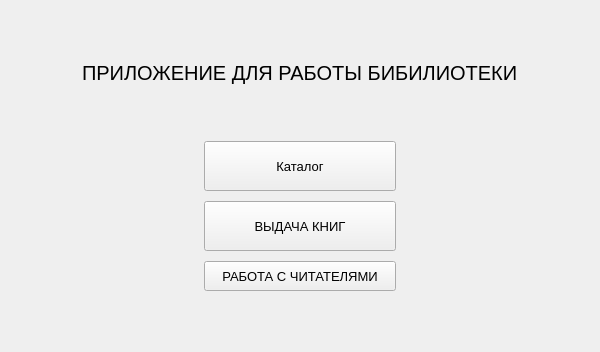
<?xml version="1.0" encoding="UTF-8"?>
<ui version="4.0">
 <class>Form</class>
 <widget class="QWidget" name="Form">
  <property name="geometry">
   <rect>
    <x>0</x>
    <y>0</y>
    <width>600</width>
    <height>352</height>
   </rect>
  </property>
  <property name="sizePolicy">
   <sizepolicy hsizetype="Minimum" vsizetype="Minimum">
    <horstretch>0</horstretch>
    <verstretch>0</verstretch>
   </sizepolicy>
  </property>
  <property name="windowTitle">
   <string>Form</string>
  </property>
  <property name="styleSheet">
   <string notr="true">#Form
{
border-image: url(:/newPrefix/wallpaper.png);
}</string>
  </property>
  <layout class="QHBoxLayout" name="horizontalLayout">
   <item>
    <layout class="QVBoxLayout" name="verticalLayout">
     <item>
      <spacer name="verticalSpacer_4">
       <property name="orientation">
        <enum>Qt::Vertical</enum>
       </property>
       <property name="sizeHint" stdset="0">
        <size>
         <width>20</width>
         <height>40</height>
        </size>
       </property>
      </spacer>
     </item>
     <item>
      <layout class="QHBoxLayout" name="horizontalLayout_2">
       <item>
        <spacer name="horizontalSpacer_2">
         <property name="orientation">
          <enum>Qt::Horizontal</enum>
         </property>
         <property name="sizeHint" stdset="0">
          <size>
           <width>40</width>
           <height>20</height>
          </size>
         </property>
        </spacer>
       </item>
       <item>
        <widget class="QLabel" name="label">
         <property name="font">
          <font>
           <pointsize>15</pointsize>
          </font>
         </property>
         <property name="styleSheet">
          <string notr="true"/>
         </property>
         <property name="text">
          <string>ПРИЛОЖЕНИЕ ДЛЯ РАБОТЫ БИБИЛИОТЕКИ</string>
         </property>
        </widget>
       </item>
       <item>
        <spacer name="horizontalSpacer">
         <property name="orientation">
          <enum>Qt::Horizontal</enum>
         </property>
         <property name="sizeHint" stdset="0">
          <size>
           <width>40</width>
           <height>20</height>
          </size>
         </property>
        </spacer>
       </item>
      </layout>
     </item>
     <item>
      <spacer name="verticalSpacer">
       <property name="orientation">
        <enum>Qt::Vertical</enum>
       </property>
       <property name="sizeType">
        <enum>QSizePolicy::Minimum</enum>
       </property>
       <property name="sizeHint" stdset="0">
        <size>
         <width>10</width>
         <height>50</height>
        </size>
       </property>
      </spacer>
     </item>
     <item>
      <layout class="QGridLayout" name="gridLayout">
       <property name="spacing">
        <number>10</number>
       </property>
       <item row="3" column="1">
        <widget class="QPushButton" name="give_books">
         <property name="sizePolicy">
          <sizepolicy hsizetype="Expanding" vsizetype="Expanding">
           <horstretch>0</horstretch>
           <verstretch>0</verstretch>
          </sizepolicy>
         </property>
         <property name="minimumSize">
          <size>
           <width>180</width>
           <height>50</height>
          </size>
         </property>
         <property name="maximumSize">
          <size>
           <width>450</width>
           <height>80</height>
          </size>
         </property>
         <property name="font">
          <font>
           <pointsize>10</pointsize>
           <weight>50</weight>
           <italic>false</italic>
           <bold>false</bold>
           <underline>false</underline>
           <strikeout>false</strikeout>
           <stylestrategy>PreferDefault</stylestrategy>
           <kerning>true</kerning>
          </font>
         </property>
         <property name="cursor">
          <cursorShape>PointingHandCursor</cursorShape>
         </property>
         <property name="text">
          <string>ВЫДАЧА КНИГ</string>
         </property>
        </widget>
       </item>
       <item row="4" column="2">
        <spacer name="horizontalSpacer_4">
         <property name="orientation">
          <enum>Qt::Horizontal</enum>
         </property>
         <property name="sizeHint" stdset="0">
          <size>
           <width>30</width>
           <height>20</height>
          </size>
         </property>
        </spacer>
       </item>
       <item row="4" column="1">
        <widget class="QPushButton" name="work">
         <property name="sizePolicy">
          <sizepolicy hsizetype="Expanding" vsizetype="Expanding">
           <horstretch>0</horstretch>
           <verstretch>0</verstretch>
          </sizepolicy>
         </property>
         <property name="minimumSize">
          <size>
           <width>180</width>
           <height>30</height>
          </size>
         </property>
         <property name="maximumSize">
          <size>
           <width>450</width>
           <height>50</height>
          </size>
         </property>
         <property name="sizeIncrement">
          <size>
           <width>5</width>
           <height>5</height>
          </size>
         </property>
         <property name="baseSize">
          <size>
           <width>0</width>
           <height>0</height>
          </size>
         </property>
         <property name="font">
          <font>
           <pointsize>10</pointsize>
          </font>
         </property>
         <property name="cursor">
          <cursorShape>PointingHandCursor</cursorShape>
         </property>
         <property name="styleSheet">
          <string notr="true">bakground-color: rgb(148, 83, 148);</string>
         </property>
         <property name="text">
          <string>РАБОТА С ЧИТАТЕЛЯМИ</string>
         </property>
        </widget>
       </item>
       <item row="2" column="1">
        <widget class="QPushButton" name="find_books">
         <property name="sizePolicy">
          <sizepolicy hsizetype="Expanding" vsizetype="Expanding">
           <horstretch>0</horstretch>
           <verstretch>0</verstretch>
          </sizepolicy>
         </property>
         <property name="minimumSize">
          <size>
           <width>180</width>
           <height>50</height>
          </size>
         </property>
         <property name="maximumSize">
          <size>
           <width>450</width>
           <height>80</height>
          </size>
         </property>
         <property name="font">
          <font>
           <pointsize>10</pointsize>
           <weight>50</weight>
           <italic>false</italic>
           <bold>false</bold>
           <underline>false</underline>
           <strikeout>false</strikeout>
           <stylestrategy>PreferDefault</stylestrategy>
           <kerning>true</kerning>
          </font>
         </property>
         <property name="cursor">
          <cursorShape>PointingHandCursor</cursorShape>
         </property>
         <property name="text">
          <string>Каталог</string>
         </property>
        </widget>
       </item>
       <item row="2" column="0">
        <spacer name="horizontalSpacer_3">
         <property name="orientation">
          <enum>Qt::Horizontal</enum>
         </property>
         <property name="sizeHint" stdset="0">
          <size>
           <width>40</width>
           <height>20</height>
          </size>
         </property>
        </spacer>
       </item>
      </layout>
     </item>
     <item>
      <spacer name="verticalSpacer_3">
       <property name="orientation">
        <enum>Qt::Vertical</enum>
       </property>
       <property name="sizeType">
        <enum>QSizePolicy::MinimumExpanding</enum>
       </property>
       <property name="sizeHint" stdset="0">
        <size>
         <width>20</width>
         <height>40</height>
        </size>
       </property>
      </spacer>
     </item>
    </layout>
   </item>
  </layout>
 </widget>
 <resources>
  <include location="test2.qrc"/>
 </resources>
 <connections/>
</ui>
